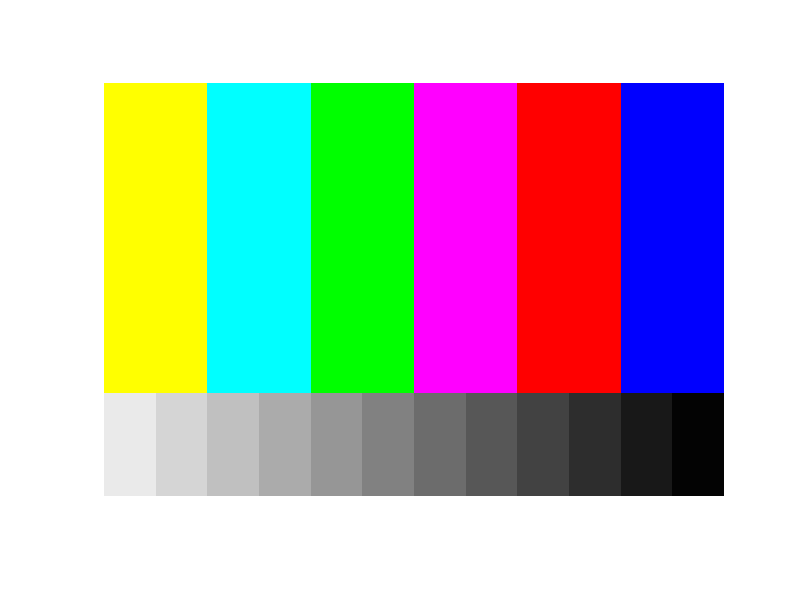

Write the MATLAB code that produced this figure.
RGB = uint8(zeros(8,12,3));

% Rojo
RGB(1:6,9:10,1) = 255;
RGB(1:6,9:10,2) = 0;
RGB(1:6,9:10,3) = 0;

%Azul
RGB(1:6,11:12,1) = 0;
RGB(1:6,11:12,2) = 0;
RGB(1:6,11:12,3) = 255;

%Verde
RGB(1:6,5:6,1) = 0;
RGB(1:6,5:6,2) = 255;
RGB(1:6,5:6,3) = 0;

%Amarillo
RGB(1:6,1:2,1) = 255;
RGB(1:6,1:2,2) = 255;
RGB(1:6,1:2,3) = 0;

%Cian
RGB(1:6,3:4,1) = 0;
RGB(1:6,3:4,2) = 255;
RGB(1:6,3:4,3) = 255;

%Magenta
RGB(1:6,7:8,1) = 255;
RGB(1:6,7:8,2) = 0;
RGB(1:6,7:8,3) = 255;

%Blanco
RGB(7:8,1:2,:) = 255;


for i=1:1:12
    RGB(7:8,i,:) =255-i*21;
end




imshow(RGB,'InitialMagnification','fit')
